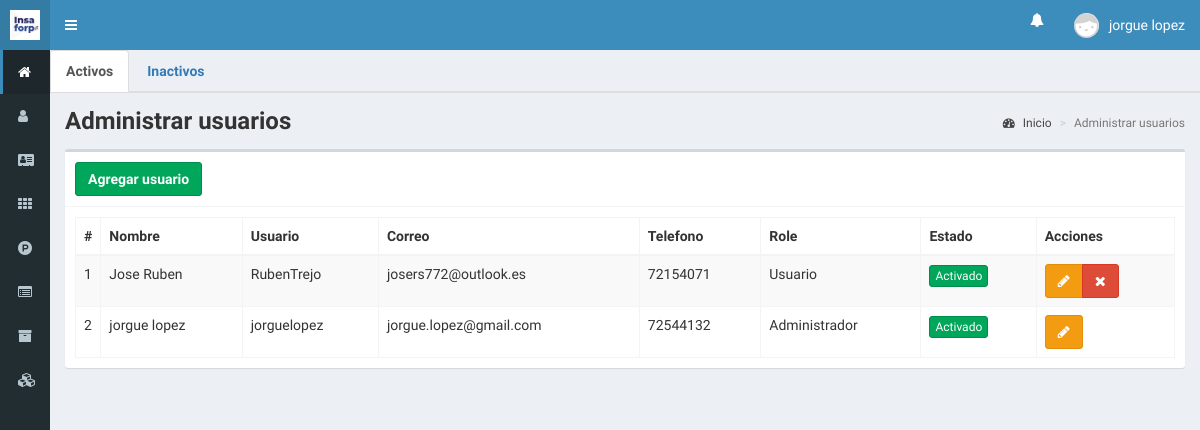
Page /usuarios (signed in) on the committed database.
### tables this page shows
CREATE TABLE IF NOT EXISTS `tbl_usuarios` (
  `id_usuario` int NOT NULL AUTO_INCREMENT,
  `token` text,
  `usuario` varchar(50) DEFAULT NULL,
  `nombres` varchar(50) DEFAULT NULL,
  `correo` varchar(50) DEFAULT NULL,
  `telefono` int DEFAULT NULL,
  `contrasenia` text,
  `id_rol` int DEFAULT '2',
  `id_status` int DEFAULT NULL,
  PRIMARY KEY (`id_usuario`),
  KEY `id_rol` (`id_rol`),
  KEY `id_status` (`id_status`)
);

CREATE TABLE IF NOT EXISTS `tbl_roles` (
  `id_rol` int NOT NULL AUTO_INCREMENT,
  `nombre` varchar(50) DEFAULT NULL,
  `descripcion` varchar(50) DEFAULT NULL,
  PRIMARY KEY (`id_rol`)
);

### controladores/plantilla.controlador.php (called while the page is built)
<?php
class ControladorPlantilla{
	static public function ctrPlantilla(){
		include "vistas/plantilla.php";
	}
}

### index.php (called while the page is built, shortened)
<?php
require_once "controladores/plantilla.controlador.php";
require_once "controladores/usuarios.controlador.php";
require_once "controladores/productos.controlador.php";
require_once "modelos/usuarios.modelo.php";
$plantilla = new ControladorPlantilla();
$plantilla -> ctrPlantilla();

### controladores/usuarios.controlador.php (called while the page is built, shortened)
<?php
class ControladorUsuarios{
	static public function ctrMostrarUsuarios($item, $valor){
		$tabla1 = "tbl_usuarios";
		$tabla2 = "tbl_status";
		$tabla3 = "tbl_roles";
		$respuesta = ModeloUsuarios::MdlMostrarUsuarios($tabla1, $tabla2, $tabla3, $item, $valor);
		return $respuesta;
	}
}

### modelos/conexion.php (called while the page is built)
<?php
class Conexion{
	static public function conectar(){
		$link = new PDO("mysql:host=localhost;dbname=insaforp", "root", "", array(PDO::MYSQL_ATTR_INIT_COMMAND => "SET NAMES utf8"));
		$link->setAttribute(PDO::ATTR_ERRMODE, PDO::ERRMODE_WARNING);
		$link->exec("set names utf8");
		return $link;
	}
}

### modelos/usuarios.modelo.php (called while the page is built, shortened)
<?php
require_once "conexion.php";
class ModeloUsuarios{
	static public function mdlMostrarUsuarios($tabla1, $tabla2, $tabla3, $item, $valor){
		if($item != null){
			$stmt = Conexion::conectar()->prepare("SELECT u.id_usuario, u.token, u.usuario, u.nombres, u.correo, u.telefono, u.contrasenia, s.id_status, s.nombre as 'estado', r.id_rol, r.nombre as 'role'
				FROM $tabla1 AS u
				INNER JOIN $tabla2 AS s ON u.id_status = s.id_status
				INNER JOIN $tabla3 AS r ON u.id_rol = r.id_rol
				WHERE $item = :valor
				ORDER BY u.id_usuario DESC");
			$stmt->bindParam(":valor", $valor, PDO::PARAM_STR);
			$stmt->execute();
			return $stmt->fetch();
		}else{
			$stmt = Conexion::conectar()->prepare(
				"SELECT u.id_usuario, u.token, u.usuario, u.nombres, u.correo, u.telefono, u.contrasenia, s.id_status, s.nombre as 'estado', r.id_rol, r.nombre as 'role'
					FROM $tabla1 AS u
					INNER JOIN $tabla2 AS s ON u.id_status = s.id_status
					INNER JOIN $tabla3 AS r ON u.id_rol = r.id_rol
					WHERE  u.id_status = 1
					ORDER BY u.id_usuario DESC;");
			$stmt -> execute();
			return $stmt -> fetchAll();
		}
	}
}

### vistas/modulos/usuarios.php (the view, shortened to what this page needs)
<div class="content-wrapper">
<div class="nav-tabs">
    <ul class="nav nav-tabs">
      <li class="active">
        <a data-toggle="tab" href="#tab1"><b>Activos</b></a>
      </li>
      <li class="nav-item">
        <a class="nav-link" data-toggle="tab" href="#tab2"><b>Inactivos</b></a>
      </li>
    </ul>
  </div>
  <section class="content-header">
    <h1><b>Administrar usuarios</b></h1>
    <ol class="breadcrumb">
      <li><a href="inicio"><i class="fa fa-dashboard"></i> Inicio</a></li>
      <li class="active">Administrar usuarios</li>
    </ol>
  </section>
  <div class="tab-content">
<div class="tab-pane active" id="tab1">
<section class="content">
    <div class="box">
      <div class="box-header with-border">
        <button class="btn btn-success" data-toggle="modal" data-target="#modalAgregarUsuario">
          <b>Agregar usuario</b>
        </button>
      </div>
      <div class="box-body">
       <table class="table table-bordered table-striped dt-responsive tablas" width="100%">
          <thead>
              <tr>
                <th style="width:10px">#</th>
                <th>Nombre</th>
                <th>Usuario</th>
                <th>Correo</th>
                <th>Telefono</th>
                <th>Role</th>
                <th>Estado</th>
                <th>Acciones</th>
              </tr>
          </thead>
        <tbody>
        <?php
        $item = null;
        $valor = null;
        $usuarios = ControladorUsuarios::ctrMostrarUsuarios($item, $valor);
       foreach ($usuarios as $key => $value){
          echo ' <tr>
                  <td>'.($key+1).'</td>
                  <td>'.$value["nombres"].'</td>
                  <td>'.$value["usuario"].'</td>
                  <td>'.$value["correo"].'</td>
                  <td>'.$value["telefono"].'</td>';
                  echo '<td>'.$value["role"].'</td>';
                  if($value["estado"] != 2){
                    echo '<td><button class="btn btn-success btn-xs btnActivar" idUsuario="'.$value["id_usuario"].'" estadoUsuario="2">Activado</button></td>';
                  }else{
                    echo '<td><button class="btn btn-danger btn-xs btnActivar" idUsuario="'.$value["id_usuario"].'" estadoUsuario="1">Desactivado</button></td>';
                  }
                  if($_SESSION["role"] == "Administrador"){
                    echo '<td>
                    <div class="btn-group">';
                      if($_SESSION["id_usuario"] == $value["id_usuario"]){
                        echo '<button class="btn btn-warning btnEditarUsuario" idUsuario="'.$value["usuario"].'" data-toggle="modal" data-target="#modalEditarUsuario"><i class="fa fa-pencil"></i></button>';
                      }if($_SESSION["id_usuario"] != $value["id_usuario"]){
                        echo '<button class="btn btn-warning btnEditarUsuario" idUsuario="'.$value["usuario"].'" data-toggle="modal" data-target="#modalEditarUsuario"><i class="fa fa-pencil"></i></button>
                        <button class="btn btn-danger btnEliminarUsuario" idUsuario="'.$value["id_usuario"].'" usuario="'.$value["usuario"].'"><i class="fa fa-times"></i></button>';
                      }
                    echo '</div>
                  </td>';
                  }
                echo '</tr>';
        }
        ?>
        </tbody>
       </table>
      </div>
    </div>
  </section>
</div>
</div>
</div>

### vistas/plantilla.php (shortened to what this page needs)
<!DOCTYPE html>
<html>
<head>
  <link rel="stylesheet" href="vistas/bower_components/bootstrap/dist/css/bootstrap.min.css">
  <link rel="stylesheet" href="vistas/bower_components/font-awesome/css/font-awesome.min.css">
  <link rel="stylesheet" href="vistas/bower_components/Ionicons/css/ionicons.min.css">
  <link rel="stylesheet" href="vistas/dist/css/AdminLTE.css">
  <link rel="stylesheet" href="vistas/dist/css/skins/_all-skins.min.css">
  <link rel="stylesheet" href="vistas/bower_components/datatables.net-bs/css/dataTables.bootstrap.min.css">
  <link rel="stylesheet" href="vistas/bower_components/datatables.net-bs/css/responsive.bootstrap.min.css">
  <link rel="stylesheet" href="vistas/plugins/iCheck/all.css">
  <link rel="stylesheet" href="vistas/bower_components/bootstrap-daterangepicker/daterangepicker.css">
  <link rel="stylesheet" href="vistas/bower_components/morris.js/morris.css">
</head>
<body class="hold-transition skin-blue sidebar-collapse sidebar-mini login-page"
style='background: rgb(73,109,119);
background: -moz-radial-gradient(circle, rgba(73,109,119,1) 23%, rgba(73,92,119,1) 76%);
background: -webkit-radial-gradient(circle, rgba(73,109,119,1) 23%, rgba(73,92,119,1) 76%);
background: radial-gradient(circle, rgba(73,109,119,1) 23%, rgba(73,92,119,1) 76%);
filter: progid:DXImageTransform.Microsoft.gradient(startColorstr="#496d77",endColorstr="#495c77",GradientType=1);'>
  <?php
  if(isset($_SESSION["iniciarSesion"]) && $_SESSION["iniciarSesion"] == "ok"){
    echo '<div class="wrapper">';
    include "modulos/cabezote.php";
    include "modulos/menu.php";
    if(isset($_GET["ruta"])){
      if($_GET["ruta"] == "inicio" ||
         $_GET["ruta"] == "usuarios" ||
         $_GET["ruta"] == "status" ||
         $_GET["ruta"] == "role" ||
         $_GET["ruta"] == "productos" ||
         $_GET["ruta"] == "programas" ||
         $_GET["ruta"] == "categorias" ||
         $_GET["ruta"] == "inventario" ||
         $_GET["ruta"] == "gestorprograma" ||
         $_GET["ruta"] == "detalle-programas" ||
         $_GET["ruta"] == "salir"){
        include "modulos/".$_GET["ruta"].".php";
      }else{
        include "modulos/404.php";
      }
    }else{
      include "modulos/inicio.php";
    }
    echo '</div>';
  }else{
    include "modulos/login.php";
  }
  ?>
</body>
</html>

### vistas/modulos/cabezote.php (shortened to what this page needs)
<header class="main-header">
  <a href="inicio" class="logo">
    <span class="logo-mini">
      <img src="vistas/img/inicio/logo-insaforp.jpg" class="img-responsive" style="padding:10px">
    </span>
  </a>
  <nav class="navbar navbar-static-top" role="navigation">
    <a href="#" class="sidebar-toggle" data-toggle="push-menu" role="button">
    </a>
    <div class="navbar-custom-menu">
      <ul class="nav navbar-nav">
        <li class="dropdown">
          <a href="#" class="dropdown-toggle" data-toggle="dropdown" role="button" aria-haspopup="true" aria-expanded="false" style="
    padding-top: 10px;
">
            <i class="fa fa-bell"></i>
          </a>
        </li>
        <li class="dropdown user user-menu">
          <a href="#" class="dropdown-toggle" data-toggle="dropdown">
            <?php
            echo '<img src="vistas/img/usuarios/default/anonymous.png" class="user-image">';
            ?>
            <span class="hidden-xs"><?php echo $_SESSION["nombres"]; ?></span>
          </a>
        </li>
      </ul>
    </div>
  </nav>
</header>

### vistas/modulos/menu.php (shortened to what this page needs)
<aside class="main-sidebar">
	<section class="sidebar">
		<ul class="sidebar-menu">
			<?php
			if ($_SESSION["role"] == "Administrador") {
				echo '
					<li class="active">
						<a href="inicio">
							<i class="fa fa-home"></i>
							<span>Inicio</span>
						</a>
					</li>
					<li>
						<a href="usuarios">
							<i class="fa fa-user"></i>
							<span>Usuarios</span>
						</a>
					</li>
					<li>
						<a href="role">
						<i class="fa fa-address-card" aria-hidden="true"></i>
							<span>Roles</span>
						</a>
					</li>
					<li>
						<a href="categorias">
						<i class="fa fa-th"></i>
							<span>Categorias</span>
						</a>
					</li>
					<li>
						<a href="productos">
							<i class="fa fa-product-hunt"></i>
							<span>Productos</span>
						</a>
					</li>
					<li>
						<a href="inventario">
						<i class="fa fa-list-alt" aria-hidden="true"></i>
							<span>Inventario</span>
						</a>
					</li>
					<li>
						<a href="programas">
						<i class="fa fa-archive" aria-hidden="true"></i>
							<span>Programas</span>
						</a>
					</li>
					<li>
						<a href="gestorprograma">
						<i class="fa fa-cubes" aria-hidden="true"></i>
							<span>Gestionar Programas</span>
						</a>
					</li>
			';
			}
			?>
		</ul>
	</section>
</aside>

### rows in the picture
tbl_usuarios: nombres "Jose Ruben", usuario "RubenTrejo", correo "josers772@outlook.es", telefono "72154071", id_rol.nombre "Usuario"
tbl_usuarios: nombres "jorgue lopez", usuario "jorguelopez", correo "jorgue.lopez@gmail.com", telefono "72544132", id_rol.nombre "Administrador"

### other values in the picture
$_SESSION["nombres"] "jorgue lopez"
